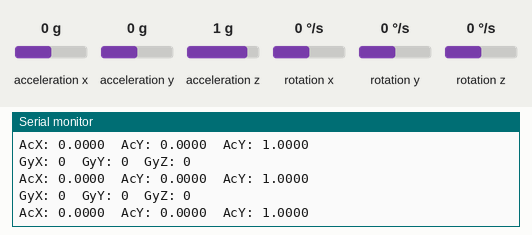
Recording of a sketch running on a simulated Arduino Uno, built with avr-gcc and run on an emulated ATmega328P. Shown: the last lines printed to the serial monitor. The inputs (shaded band) are chosen by the test bench; at power-on: acceleration x 0 g, acceleration y 0 g, acceleration z 1 g, rotation x 0 °/s, rotation y 0 °/s, rotation z 0 °/s.

Above: at 1.2 s.
1.3 s: acceleration x set to -1.4 g
At 1.38 s:
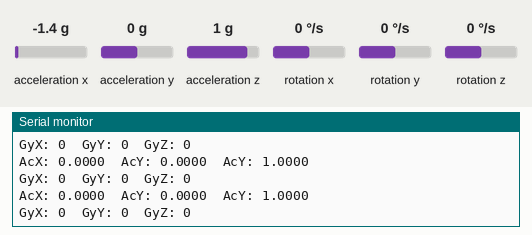
4.3 s: acceleration y set to -1.4 g
At 4.36 s:
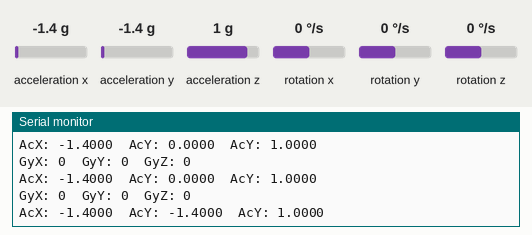
5.8 s: acceleration z set to -1.4 g
At 5.85 s:
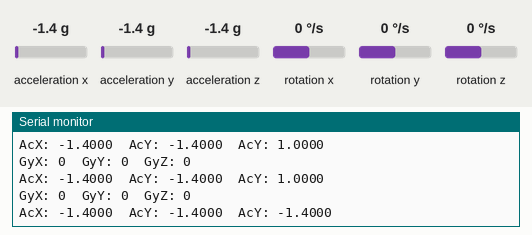
7.3 s: rotation x set to -192 °/s
At 7.33 s:
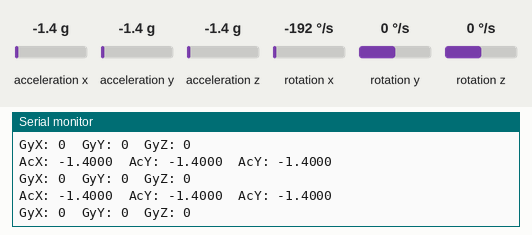
8.8 s: rotation y set to 100 °/s
At 8.93 s:
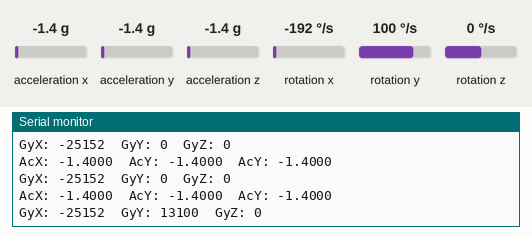
11.8 s: rotation z set to -192 °/s
At 12.01 s:
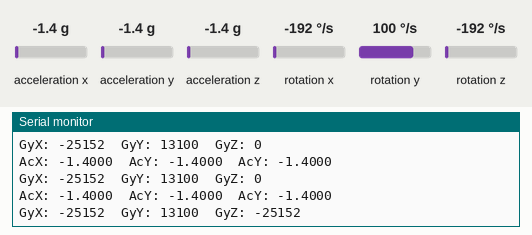

Measured:
- after the input at 4.3 s, the serial monitor: prints a new line after 0.06 s (image 2)
- after the input at 5.8 s, the serial monitor: prints a new line after 0.05 s (image 3)
- after the input at 8.8 s, the serial monitor: prints a new line after 0.06 s (image 5)
- after the input at 11.8 s, the serial monitor: prints a new line after 0.15 s (image 6)

The sketch:

dados_convertidos.ino
```cpp
#include <Wire.h>
#include <MPU6050.h>

MPU6050 mpu;

void setup() {
  Serial.begin(9600);
  while (!Serial) {
    // aguarda a porta serial ficar disponível
  }

  Wire.begin();
  mpu.initialize();
}

void loop() {
  // lê os valores de medição do acelerômetro e do giroscópio
  int16_t ax, ay, az, gx, gy, gz;
  mpu.getMotion6(&ax, &ay, &az, &gx, &gy, &gz);

  // converte os valores de medição do acelerômetro de mg para g (fração de gravidade)
  float ax_g = ax / 16384.0; // 16384 LSB/g
  float ay_g = ay / 16384.0;
  float az_g = az / 16384.0;

  // imprime os valores no Monitor Serial
  Serial.print("AcX: ");
  Serial.print(ax_g, 4); // imprime com 4 casas decimais
  Serial.print("\t");
  Serial.print("AcY: ");
  Serial.print(ay_g, 4);
  Serial.print("\t");
  Serial.print("AcY: ");
  Serial.println(az_g, 4);

  // imprime os valores do giroscópio em graus por segundo
 Serial.print("GyX: ");
 Serial.print(gx);
 Serial.print("\t");
 Serial.print("GyY: ");
 Serial.print(gy);
 Serial.print("\t");
 Serial.print("GyZ: ");
 Serial.println(gz);

  delay(100);
}
```
